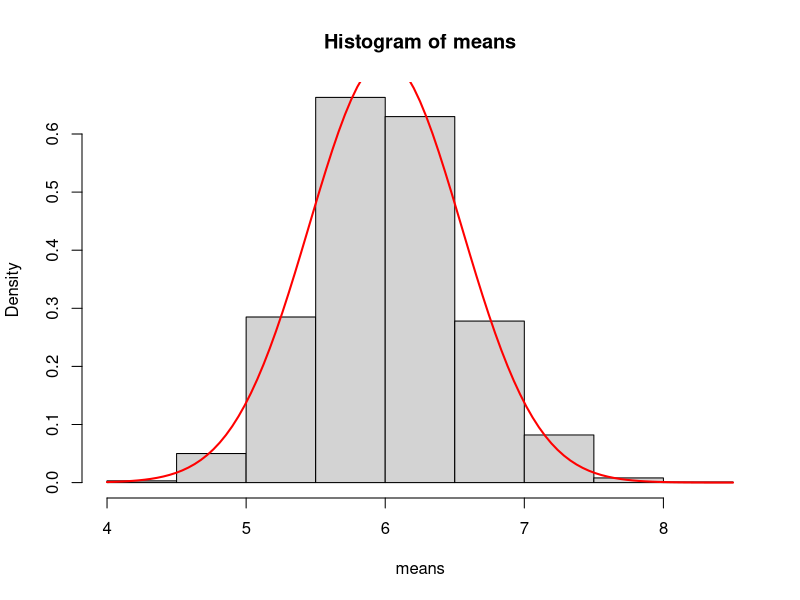
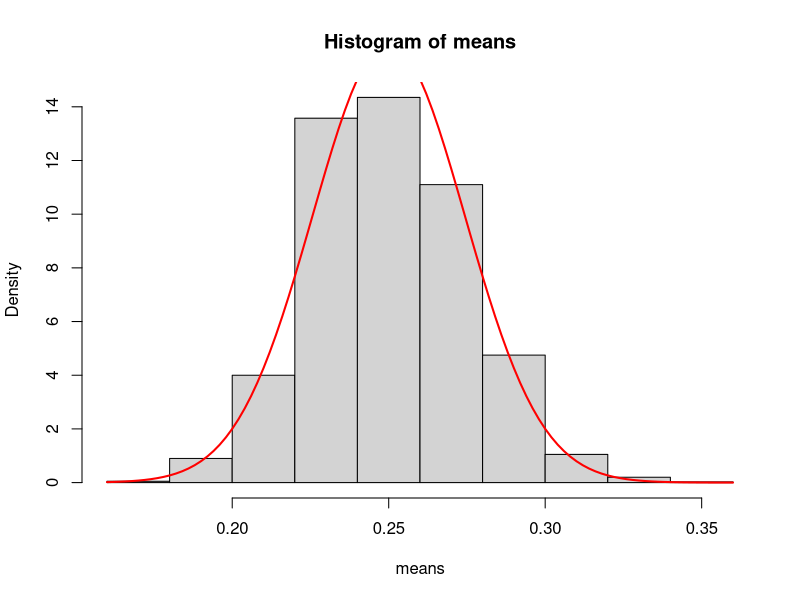
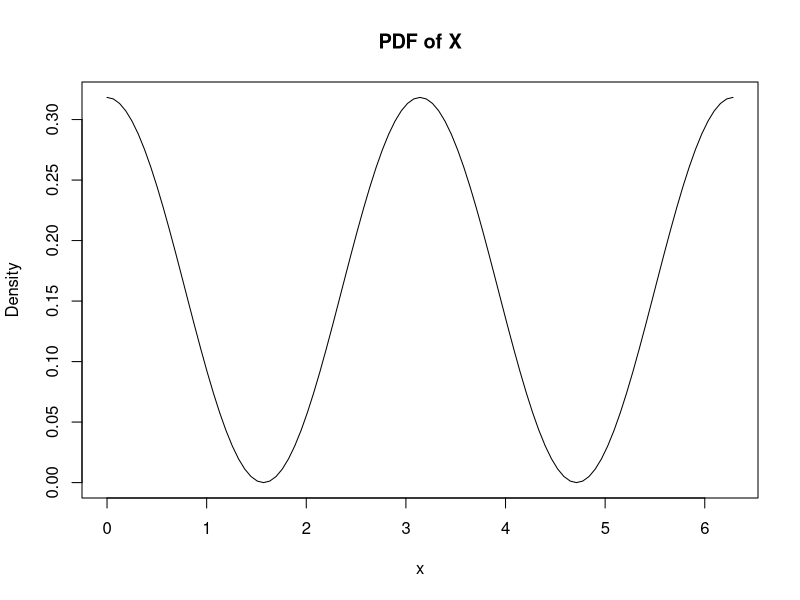
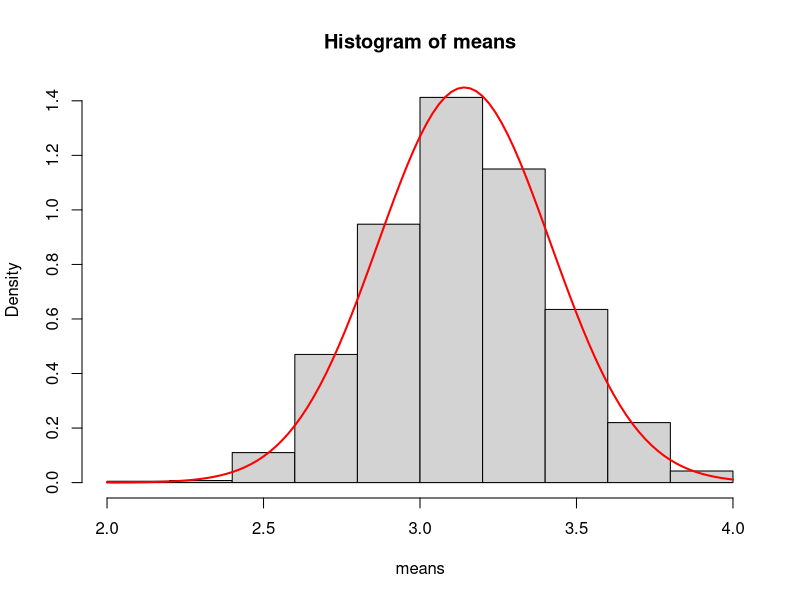

Recreate these plots in R, in order.
## ---- chunk 1
rgamma_samp_dist <- function(n_sim, sample_size, shape, rate){
  # n_sim: The number of random samples generated
  # sample_size: The number of draws for each sample
  # shape: The shape parameter for the gamma distribution
  # rate: The rate parameter for the gamma distribution
  
  draws <- replicate(n_sim, rgamma(sample_size, shape, rate))
  means <- colMeans(draws)
  
  means
}

rbeta_samp_dist <- function(n_sim, sample_size, shape1, shape2){
  # n_sim: The number of random samples generated
  # sample_size: The number of draws for each sample
  # shape1: The first shape parameter for the beta distribution
  # shape2: The second shape parameter for the beta distribution
  
  draws <- replicate(n_sim, rbeta(sample_size, shape1, shape2))
  means <- colMeans(draws)
  
  means
}
## ---- chunk 2
means <- rgamma_samp_dist(2000, 40, 3, 0.5)
## ---- chunk 3
hist(means, freq = FALSE)
curve(dnorm(x, 6, 0.5477), add = TRUE, col = 'red', lwd = 2)
## ---- chunk 4
means <- rbeta_samp_dist(2000, 35, 2, 6)
## ---- chunk 5
hist(means, freq = FALSE)
curve(dnorm(x, 0.25, 0.0244), add = TRUE, col = 'red', lwd = 2)
## ---- chunk 6
fX <- function(x){
  cos(x)^2/pi
}

rfX <- function(n){
  u_samps <- runif(n)
  
  f_obj <- function(u){
    f_inner <- function(x){
      (x + sin(x) * cos(x))/(2*pi) - u
    }
  }
  
  sapply(u_samps, function(u){
    f_obj_u <- f_obj(u)
    uniroot(f_obj_u, c(0, 2*pi), tol = 10e-10)$root
  })
}

rfX_samp_dist <- function(n_sims, sample_size){
  # n_sims: Number of random samples
  # sample_size: Size of each sample
  
  draws <- replicate(n_sims, rfX(sample_size))
  means <- colMeans(draws)
  
  means
}
## ---- chunk 7
curve(fX, xlim = c(0, 2*pi), main = "PDF of X", xlab = "x", ylab = "Density")
## ---- chunk 8
n <- 50
mu_xbar <- pi
sigma_xbar <- sqrt(1/2 + pi^2/3)/sqrt(n)

means <- rfX_samp_dist(2000, n)

hist(means, freq = FALSE)
curve(dnorm(x, mu_xbar, sigma_xbar), 
      add = TRUE, col = 'red', lwd = 2)
## ---- chunk 9
alpha <- 3
lambda <- 0.5
n <- 40

mu_xbar <- alpha/lambda
sigma_xbar <- sqrt(alpha/(n*lambda^2))

1-pnorm(5.5, mu_xbar, sigma_xbar)
pnorm(7, mu_xbar, sigma_xbar)
## ---- chunk 10
1-pgamma(n*5.5, n*alpha, lambda)
pgamma(n*7, n*alpha, lambda)
## ---- chunk 11
n <- 50
mu_xbar <- pi
sigma_xbar <- sqrt(1/2 + pi^2/3)/sqrt(n)

pnorm(2.9, mu_xbar, sigma_xbar)
pnorm(3.2, mu_xbar, sigma_xbar) - pnorm(2.8, mu_xbar, sigma_xbar)
